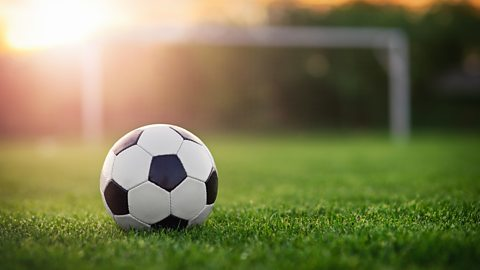
#> input picture 1.jpg, 480 x 270 px
$ python arithmatic.py
#> lines starting #> are read from the running program, lines starting #| are printed output that depends on the picture
import numpy as np
import cv2

img1 = cv2.imread('1.jpg')
#> img1 is the input picture: shape (270, 480, 3); mean B, G, R 80.7, 122.7, 124

img2 = cv2.imread('2.jpg')
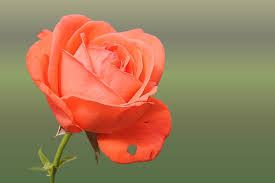
#> input picture 2.jpg, 275 x 183 px
#> img2 is the input picture: shape (183, 275, 3); mean B, G, R 89.7, 123.9, 157.8

#img1 = cv2.resize(img1,(100,100))
#img2 = cv2.resize(img2,(100,100))
#add= img1+img2

rows, cols,channels = img1.shape
#> rows = 270; cols = 480; channels = 3
roi = img1[0:rows,0:cols]

img2gray= cv2.cvtColor(img2,cv2.COLOR_BGR2GRAY)
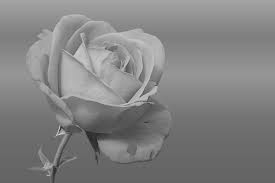
#> img2gray: shape (183, 275); min 32, max 219, mean 130.1
ret, mask = cv2.threshold(img2gray,220,255,cv2.THRESH_BINARY_INV)
#> mask: shape (183, 275); every value is 255


cv2.imshow('add',img2gray)
cv2.waitKey(0)
cv2.destroyAllWindows()
